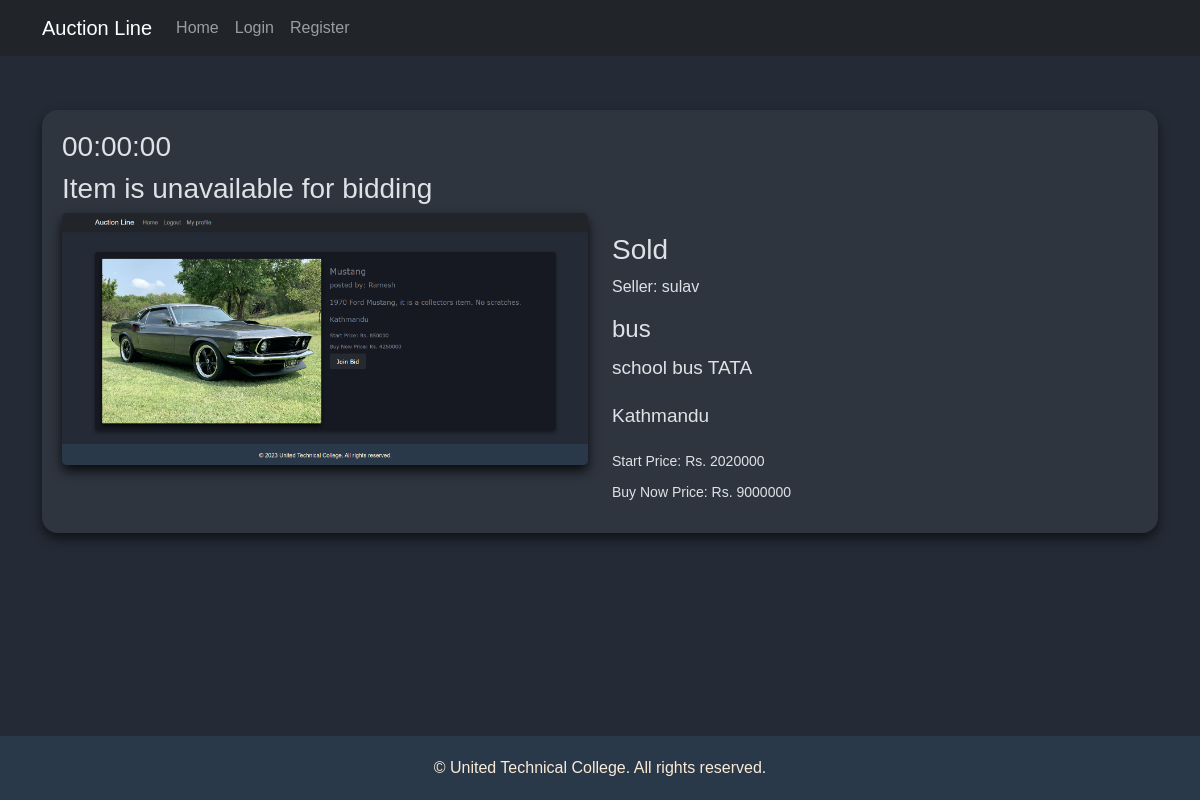
The page /view/jOHGwEzOmG on the database its author committed.
### postapp/models.py (models this page shows, shortened)
class Post(models.Model):
    def namecomFile1(self, filename):
        return '/'.join([f"{self.category}_pics", str(self.slug), 'comp_pic.jpg'])
    slug = models.CharField(default=None, max_length=16)
    user = models.ForeignKey(get_user_model(), on_delete=models.CASCADE)
    title = models.CharField(max_length=255)
    category = models.CharField(max_length=255, default='Any')
    description = models.TextField(null=True)
    comp_image = models.ImageField(upload_to=namecomFile1,null=True)
    sell_location = models.CharField(default='any', max_length=128)
    sold = models.BooleanField(default=False)
    winner = models.ForeignKey(UserProfile, on_delete=models.CASCADE, null=True, default=None)
    bidstart = models.IntegerField(default=0)
    buynow = models.IntegerField(default=0)
    date_posted = models.DateTimeField(default=datetime.now())
    date_end = models.DateTimeField(default=None)
    @property
    def is_available(self):
        utc = pytz.UTC
        if self.sold or self.date_end.replace(tzinfo=utc) <= datetime.now().replace(tzinfo=utc) and self.date_end is not None:
            return False
        return True

### userapp/models.py (models this page shows, shortened)
class CustomUser(AbstractUser):
    username = models.CharField(max_length=64, unique=True)
    email=models.EmailField(_('email address'), unique=True)
    USERNAME_FIELD = 'email'
    REQUIRED_FIELDS = []
    objects = CustomUserManager()

### postapp/views.py (the view)
# urls.py: path('view/<str:slug>', postviews.view, name='view'),
@csrf_protect
def view(request, slug):
    post = Post.objects.filter(slug=slug).first()
    imageurl = f'/media/{post.category}_pics/{post.slug}/comp_pic.jpg'
    return render(request, 'postapp/view.html', {'item': post,'available':post.is_available, 'img': imageurl, 'auth': request.user.is_authenticated, 'selfpost':post.user == request.user, 'end':post.date_end})

### templates/postapp/view.html (shortened to what this page needs)
{% extends "base.html" %}
{% block content %}
<div class="container product-container" class="column" alignitems="center">
    <h3 id="timer">00:00:00</h3>
    {% if not available %}
        <h3>Item is unavailable for bidding</h3>
    {% endif %}
    <div class="row">
        <div class="col-md-6">
            <img src="{{ img }}" alt="Product Image" class="img-fluid product-image">
        </div>
        <div class="col-md-6 product-details">
            {% if item.sold %}
            <h3>Sold</h3>
            {% endif %}
            <p class="username">Seller: {{ item.user.username }}</p>
            <h1 class="product-title"> {{ item.title }} </h1>
            <p class="product-descriptions">{{ item.description }}</p>
            <p class="product-descriptions">{{ item.sell_location }}</p>
            <p class="product-price">Start Price: Rs. {{ item.bidstart }}</p>
            <p class="product-price">Buy Now Price: Rs. {{ item.buynow }}</p>
        </div>
    </div>
</div>
{% endblock %}

### templates/base.html (style rules this page uses)
body { padding-top: 60px; background-color: #5e6063; font-family: sans-serif; }
body.dark-theme { background-color: rgb(36, 43, 54); color: #ebebeb; }

### templates/postapp/view.html (style rules this page uses)
.product-container { padding : 20px; margin-top: 50px; margin-bottom: 50px; background-color: rgba(67, 71, 80, 0.363) ; border-radius: 16px; color: #dee2e6; box-shadow: 0 6px 12px rgba(0, 0, 0, 0.568); font-family: Verdana, Tahoma, sans-serif, Helvetica, sans-serif; }
.product-image { width: 100%; height: auto; border-radius: 5px; box-shadow: 0 6px 12px rgba(0, 0, 0, 0.795); }
.product-details { margin-top: 20px; }
.product-title { font-size: 24px; margin-bottom: 10px; }
.product-descriptions { margin-bottom: 20px; font-size: 19px; }
.product-price { font-size: 14px; margin-bottom: 10px; }

### rows shown on the page
Post: user.username "sulav", title "bus", description "school bus TATA", sell_location "Kathmandu", bidstart "2020000", buynow "9000000"
